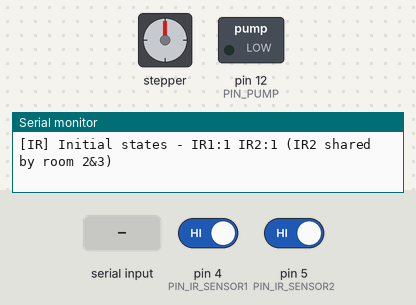
The sketch below on a simulated Arduino Uno, built with avr-gcc and run on an emulated ATmega328P. Shown: stepper motor, switched loads named in the sketch (green lamp = pin HIGH), the last lines printed to the serial monitor. The inputs (shaded band) are chosen by the test bench; at power-on: pin 4 (PIN_IR_SENSOR1) HIGH, pin 5 (PIN_IR_SENSOR2) HIGH. Stepper angles assume 200 steps per turn.

Above: at 1.5 s.
1.6 s: "STEP,1\n" received over the second serial link
At 1.75 s:
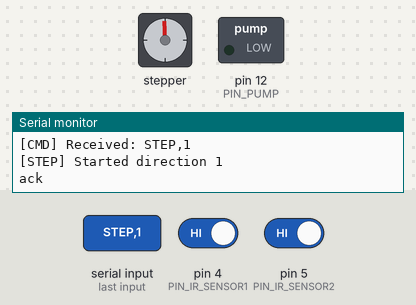
At 2.36 s:
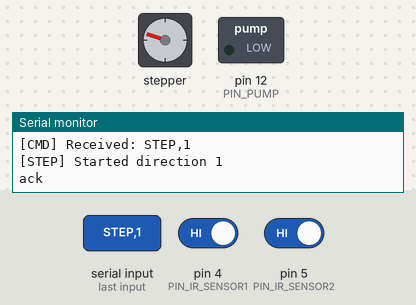
4.6 s: "ROOM,\n" received over the second serial link
At 5.11 s:
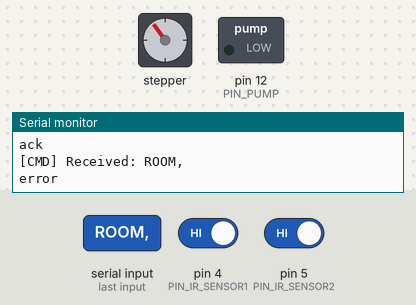
7.6 s: "PUMP,\n" received over the second serial link
Timing chart, 0 to 16.6 s (numbered marks = the images above; inputs shaded):
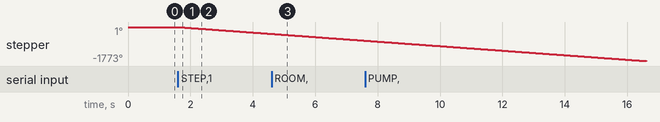

The sketch:

arduino_2.ino
```cpp
/* arduino_2.ino — Simplified Arduino controller for NodeMCU2
 * Role: Receive commands via SoftwareSerial from NodeMCU and control stepper/servos/pump/DC
 * Communication: NodeMCU sends CSV commands, Arduino responds with "ack" and "done"
 *
 * Hardware connections:
 *   NodeMCU TX (D6/GPIO12) -> Arduino Pin 2 (RX)
 *   NodeMCU RX (D7/GPIO13) -> Arduino Pin 3 (TX)
 *   GND -> GND
 *
 * Pin Assignments:
 *   Pins 8,9,10,13 -> NEMA17 Stepper Motor Outputs
 *   Pins 2,3 -> TX/RX Communication
 *   Pins 4,5 -> IR Sensors 1,2 (IR2 shared by room 2&3)
 *   Pin 7 -> DC Motor Enable
 *   Pin 12 -> Pumpcwe
 *
 * Simplified Control:
 *   - Receive STEP command -> Start operation with 30s timeout
 *   - Set target room -> Monitor IR sensor for that room
 *   - Room 1 uses IR sensor 1, Room 2&3 share IR sensor 2
 *   - IR detection -> Stop operation and send "done"
 *   - Simple state management with minimal dependencies
 */

#include <Arduino.h>
#include <SoftwareSerial.h>
#include <Stepper.h>
#include <Servo.h>

// Servo myServo;
// ---------- Communication pins ----------
const uint8_t PIN_RX = 2;  // Arduino receives from NodeMCU TX
const uint8_t PIN_TX = 3;  // Arduino sends to NodeMCU RX

// ---------- NEMA17 Stepper motor configuration ----------
const int stepsPerRevolution = 200;  // Steps per revolution for NEMA17
Stepper myStepper(stepsPerRevolution, 8, 9, 10, 13);  // Initialize stepper on pins 8,9,10,13

// ---------- IR Sensor pins ----------
const uint8_t PIN_IR_SENSOR1 = 4;  // IR sensor 1
const uint8_t PIN_IR_SENSOR2 = 5;  // IR sensor 2 (shared by room 2 and 3)
// const uint8_t PIN_IR_SENSOR3 = 6;  // IR sensor 3 - removed

// ---------- Other actuator pins ----------
const uint8_t PIN_DC_EN = 7;       // DC Motor Enable
const uint8_t PIN_PUMP = 12;       // Pump
// const uint8_t PIN_SERVO1 = 11;     // Servo 1 (digital output)

// ---------- Communication ----------
SoftwareSerial nodeSerial(PIN_RX, PIN_TX); // RX, TX for communication with NodeMCU
char serialBuffer[64]; // Fixed size buffer
uint8_t bufferIndex = 0;

// ---------- Simplified State ----------
bool isOperating = false;       // Is system currently operating?
int targetRoom = -1;            // Which room we're targeting (1,2,3)
int stepDirection = 0;          // 0 = clockwise, 1 = counterclockwise
unsigned long operationStartTime = 0;
const unsigned long OPERATION_TIMEOUT = 30000; // 30 seconds timeout

// IR Sensor edge detection
bool lastIRSensor1State = false;
bool lastIRSensor2State = false;
// bool lastIRSensor3State = false; // Removed - no longer needed

// Stepper control
unsigned long lastStepTime = 0;
const unsigned long stepInterval = 50; // Step every 50ms (faster for more power)

// Pump auto-stop timer
unsigned long pumpStartTime = 0;
const unsigned long PUMP_RUN_DURATION = 1000; // 1 second
bool pumpAutoStop = false;

void setPump(bool on) {
  digitalWrite(PIN_PUMP, on ? HIGH : LOW);
  Serial.print("[PUMP] ");
  Serial.println(on ? "ON" : "OFF");

  if (on) {
    // Start pump timer for auto-stop after 1 second
    pumpStartTime = millis();
    pumpAutoStop = true;
  } else {
    // Manual stop - clear timer
    pumpAutoStop = false;
  }
}

void setDC(bool on) {
  digitalWrite(PIN_DC_EN, on ? HIGH : LOW);
  Serial.print("[DC] ");
  Serial.println(on ? "ON" : "OFF");
}

// ---------- Hardware setup ----------
void setupHardware() {
  // Configure stepper motor speed (increased for more torque)
  myStepper.setSpeed(20); // RPM (increased from 10 to 20)

  // Set pin modes
  pinMode(PIN_IR_SENSOR1, INPUT);
  pinMode(PIN_IR_SENSOR2, INPUT);
  pinMode(PIN_DC_EN, OUTPUT);
  pinMode(PIN_PUMP, OUTPUT);

  // Initialize outputs to OFF
  digitalWrite(PIN_DC_EN, LOW);
  digitalWrite(PIN_PUMP, LOW);

  Serial.println("[HARDWARE] Setup complete - Stepper speed: 20 RPM");
}

// ---------- Emergency stop all motors ----------
void emergencyStopAll() {
  // Force stop everything immediately
  digitalWrite(PIN_DC_EN, LOW);    // DC motor OFF
  digitalWrite(PIN_PUMP, LOW);     // Pump OFF

  // Reset operation state
  isOperating = false;
  targetRoom = -1;
  stepDirection = 0;
  pumpAutoStop = false; // Clear pump timer

  Serial.println("[EMERGENCY] All systems stopped!");
}

// ---------- Operation control ----------
void startOperation(int room, int direction) {
  isOperating = true;
  targetRoom = room;
  stepDirection = direction;
  operationStartTime = millis();

  Serial.print("[OP] Started - Room:");
  Serial.print(room);
  Serial.print(" Dir:");
  Serial.println(direction);
}

void stopOperation(const char* reason) {
  if (!isOperating) return;

  isOperating = false;
  Serial.print("[OP] Stopped - ");
  Serial.println(reason);

  // Stop ALL motors and actuators immediately
  setDC(false);          // Stop DC motor
  setPump(false);        // Stop pump (this will clear auto timer)
  // digitalWrite(PIN_SERVO1, LOW);  // Stop servo - commented out

  // Note: Stepper motor will stop automatically in stepperLoop()
  // when isOperating = false

  Serial.println("[SYSTEM] All motors and actuators stopped");

  // Send done to NodeMCU
  nodeSerial.println("done");

  // Reset simple state
  targetRoom = -1;
  stepDirection = 0;
}

// ---------- Stepper loop with timeout ----------
void stepperLoop() {
  if (!isOperating) return;

  // Check timeout
  if (millis() - operationStartTime > OPERATION_TIMEOUT) {
    stopOperation("TIMEOUT");
    return;
  }

  // Step motor
  if (millis() - lastStepTime > stepInterval) {
    lastStepTime = millis();


    // FIX HERE FOR DIRECTION
    if (stepDirection == 0) {
      myStepper.step(20);  // Clockwise (increased from 10 to 20 steps)
    } else {
      myStepper.step(-20); // Counterclockwise (increased from 10 to 20 steps)
    }
  }
}

// ---------- Pump auto-stop check ----------
void checkPumpTimer() {
  if (pumpAutoStop && (millis() - pumpStartTime > PUMP_RUN_DURATION)) {
    // Auto stop pump after 1 second
    digitalWrite(PIN_PUMP, LOW);
    pumpAutoStop = false;
    Serial.println("[PUMP] Auto-stopped after 1 second");
  }
}

// ---------- IR sensor monitoring ----------
void checkIRSensors() {
  if (!isOperating || targetRoom < 1 || targetRoom > 3) return;

  bool detected = false;

  // Check the target room's IR sensor (Detect when box LEAVES: LOW -> HIGH)
  if (targetRoom == 1) {
    bool current = digitalRead(PIN_IR_SENSOR1);
    detected = current && !lastIRSensor1State;  // Detect LOW -> HIGH (box removed)
    lastIRSensor1State = current;
  } else if (targetRoom == 2 || targetRoom == 3) {
    // Both room 2 and room 3 use IR sensor 2
    bool current = digitalRead(PIN_IR_SENSOR2);
    detected = current && !lastIRSensor2State;  // Detect LOW -> HIGH (box removed)

    lastIRSensor2State = current;
  }

  if (detected) {
    Serial.print("[IR");
    if (targetRoom == 1) Serial.print("1");
    else Serial.print("2"); // Show IR2 for both room 2 and 3
    Serial.print("] DETECTED - Room ");
    Serial.print(targetRoom);
    Serial.println(" box removed from sensor!");
    stopOperation("IR_DETECTED");
  }
}

// ---------- Command processing ----------
void processCommand(char* command) {
  Serial.print("[CMD] Received: ");
  Serial.println(command);

  // Parse STEP command: "STEP,0" (clockwise) or "STEP,1" (counterclockwise)
  if (strncmp(command, "STEP,", 5) == 0) {
    int direction = atoi(command + 5);
    // Simple operation start - no complex state
    isOperating = true;
    stepDirection = (direction == 0) ? 0 : 1;
    operationStartTime = millis();

    Serial.print("[STEP] Started direction ");
    Serial.println(stepDirection);
    Serial.println("ack");
    nodeSerial.println("ack");
    return;
  }

  // Parse ROOM command: "ROOM,1/2/3" - Set target room for IR detection
  if (strncmp(command, "ROOM,", 5) == 0) {
    int room = atoi(command + 5);
    if (room >= 1 && room <= 3) {
      targetRoom = room;
      Serial.print("[ROOM] Target set to ");
      Serial.print(room);
      if (room == 2 || room == 3) {
        Serial.println(" (using IR sensor 2)");
      } else {
        Serial.println(" (using IR sensor 1)");
      }
      Serial.println("ack");
      nodeSerial.println("ack");
    } else {
      Serial.println("error");
      nodeSerial.println("error");
    }
    return;
  }


  // Simple pump control
  if (strncmp(command, "PUMP,", 5) == 0) {
    int value = atoi(command + 5);
    setPump(value != 0);
    Serial.println("ack");
    nodeSerial.println("ack");
    return;
  }

  // Simple DC control
  if (strncmp(command, "DC,", 3) == 0) {
    int value = atoi(command + 3);
    setDC(value != 0);
    Serial.println("ack");
    nodeSerial.println("ack");
    return;
  }

  // Stop operation
  if (strncmp(command, "STOP", 4) == 0 || strncmp(command, "RESET", 5) == 0) {
    stopOperation("MANUAL_STOP");
    Serial.println("ack");
    nodeSerial.println("ack");
    return;
  }

  // Emergency stop all
  if (strncmp(command, "EMERGENCY", 9) == 0) {
    emergencyStopAll();
    Serial.println("ack");
    nodeSerial.println("ack");
    return;
  }

  // Unknown command
  Serial.print("[ERROR] Unknown command: ");
  Serial.println(command);
}

// ---------- Setup / Loop ----------
void setup() {
  Serial.begin(9600);
  nodeSerial.begin(9600);
  // myServo.attach(PIN_SERVO1); // Commented out - no servo
  delay(200);
  Serial.println(F("[ARDUINO2] Simplified controller ready"));
  Serial.println(F("[ARDUINO2] Commands: STEP,0/1 ROOM,1/2/3 PUMP,0/1 DC,0/1 STOP"));

  setupHardware();

  // Initialize IR sensor states with actual readings
  lastIRSensor1State = digitalRead(PIN_IR_SENSOR1);
  lastIRSensor2State = digitalRead(PIN_IR_SENSOR2);
  // lastIRSensor3State = digitalRead(PIN_IR_SENSOR3); // Removed - no longer used

  Serial.print("[IR] Initial states - IR1:");
  Serial.print(lastIRSensor1State);
  Serial.print(" IR2:");
  Serial.print(lastIRSensor2State);
  Serial.println(" (IR2 shared by room 2&3)");

  // Clear buffer
  memset(serialBuffer, 0, sizeof(serialBuffer));
  bufferIndex = 0;

  // Initialize simple state
  isOperating = false;
  targetRoom = 0;
  stepDirection = 0;
  pumpAutoStop = false; // Initialize pump timer
}

void loop() {
  // Read serial commands from NodeMCU via SoftwareSerial
  while (nodeSerial.available()) {
    char c = nodeSerial.read();
    if (c == '\n' || c == '\r') {
      if (bufferIndex > 0) {
        serialBuffer[bufferIndex] = '\0'; // null terminate
        processCommand(serialBuffer);
        bufferIndex = 0; // reset buffer
      }
    } else if (bufferIndex < sizeof(serialBuffer) - 1) {
      serialBuffer[bufferIndex++] = c;
    } else {
      // Buffer overflow protection - reset
      bufferIndex = 0;
    }
  }

  // Simple operation loop
  stepperLoop();
  checkIRSensors();
  checkPumpTimer(); // Check pump auto-stop timer

  delay(1);
}
```

Measured:
- after the input at 1.6 s, stepper: keeps turning counter-clockwise at about 119°/s, starting at once
